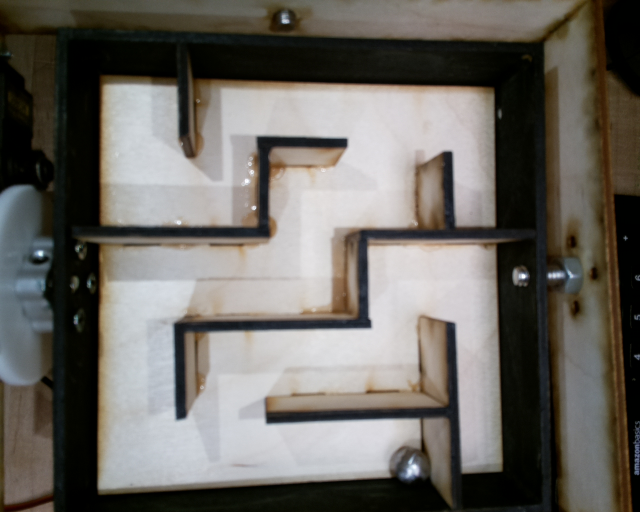
#> input picture maze.jpg, 1280 x 1024 px (shown at 1/2 size)
$ jupyter execute working-30per-maze.ipynb
#> lines starting #> are read from the running program, lines starting #| are printed output that depends on the picture; after the words box and inside, x2 and y2 are one past the last pixel; in counts of white or black regions, pixels touching at a corner belong together
[cell 1]
import numpy as np
import cv2
import timeit
from collections import deque

[cell 2]
def valid_move2(img, row_idx, col_idx):
    # out of left bound
    if row_idx < 0:
        return False
    # out of upper bound
    if col_idx < 0:
        return False
    # out of right bound
    if row_idx >= img.shape[0]:
        return False
    # out of lower bound
    if col_idx >= img.shape[1]:
        return False

    # grayish color - if lower than that, the box is not clear
    black_treshold = np.array([100, 100, 100])
    if np.all(np.less(img[row_idx][col_idx], black_treshold)):
        return False

    # it's a valid move
    return True

[cell 3]
class Node:
    def __init__(self, row, col, prev, color):
        self.row_idx = row
        self.col_idx = col
        self.prev = prev
        self.color = color
        self.seen = False

[cell 4]
def shortest_path2(img, start_row, start_col, end_row, end_col, size=1):
    # inite a queue (FIFO)
    seen_q2 = np.zeros([img.shape[0], img.shape[1]])
    q = deque()

    # create a node object
    node = Node(start_row, start_col, None, None)
    # append the first node to the queue
    q.append(node)

    # while the queue is not empty, continue looking for the end
    while q:
        n = q.popleft()

        # checks if reach the end. if so return the node
        if n.row_idx == end_row and n.col_idx == end_col:
            return n

        # if visited this area, don't visit again
        if seen_q2[n.row_idx][n.col_idx]:
            continue

        # check if can move to left, up, right, down
        # checks left
        if valid_move2(img, n.row_idx, n.col_idx - 1):
            q.append(Node(n.row_idx, n.col_idx - 1, n, None))

        # checks up
        if valid_move2(img, n.row_idx - 1, n.col_idx):
            q.append(Node(n.row_idx - 1, n.col_idx, n, None))

        # checks right
        if valid_move2(img, n.row_idx, n.col_idx + 1):
            q.append(Node(n.row_idx, n.col_idx + 1, n, None))

        # checks down
        if valid_move2(img, n.row_idx + 1, n.col_idx):
            q.append(Node(n.row_idx + 1, n.col_idx, n, None))

        seen_q2[n.row_idx][n.col_idx] = 1


    # if reached here - no path was found
    print("DIDN'T FIND PATH")
    return

[cell 5]
def resize(img, per):

    scale_percent = per # percent of original size
    width = int(img.shape[1] * scale_percent / 100)
    height = int(img.shape[0] * scale_percent / 100)
    dim = (width, height)

    # resize image
    resized = cv2.resize(img, dim, interpolation = cv2.INTER_AREA)

    return resized

[cell 6]
def recolor_img(img):
    # recolor the resized img
    for r in range(img.shape[0]):
        for c in range(img.shape[1]):

            black_treshold = np.array([100,100,100])
            # color black
            if np.any(np.less(img[r][c], black_treshold)):
                img[r][c] = (0,0,0)

            # color white
            else:
                img[r][c] = (255,255,255)

    return img

[cell 7]
# algo
# load image

# load the image
pic = cv2.imread('maze.jpg')
#> pic is the input picture: shape (1024, 1280, 3); mean B, G, R 98.5, 104, 107.5

# resize it to X percent
img_resized = resize(pic, 50)
#> in resize, `resized = cv2.resize(img, dim, interpolation = cv2.INTER_AREA)`:
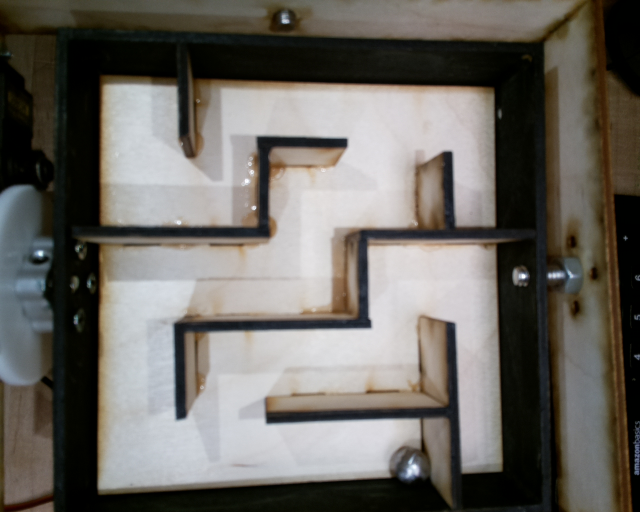
#> resized: shape (512, 640, 3); mean B, G, R 98.6, 104.2, 107.6

# recolor the maze to white and balck
colored_img = recolor_img(img_resized.copy())
#> after the loop in recolor_img, `for r in range(img.shape[0]):`:
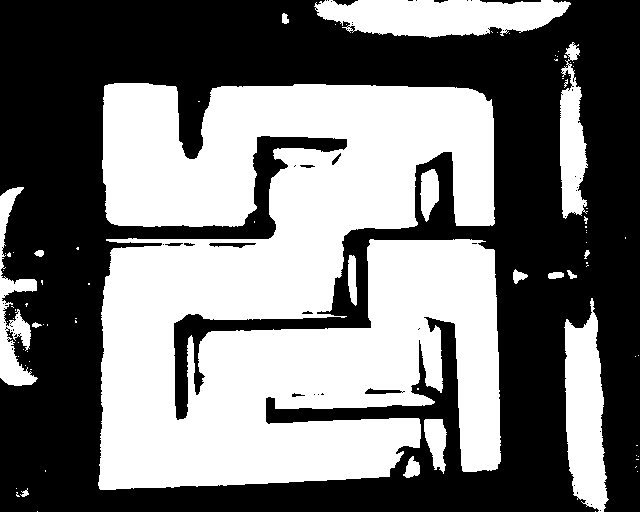
#> img: shape (512, 640, 3); 46.5% white; 83 white regions (66 under 20 px), largest, box (x1, y1, x2, y2) and area: (98, 83, 501, 490) 129935, (314, 0, 571, 38) 7263, (564, 298, 609, 512) 6398

print(colored_img.shape)
#| (512, 640, 3)

# [14 lines of commented-out code are left out]
n = shortest_path2(colored_img, 100,100,410,450,1)
#> after the loop in shortest_path2, `while q:`:
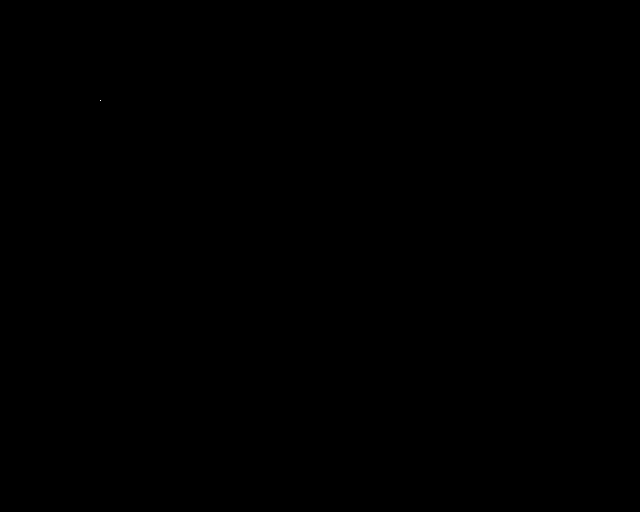
#> seen_q2: shape (512, 640) float64; values 0 (black) and 1 (white), 0% white in thin lines or dots, all inside (x1, y1, x2, y2) = (100, 100, 101, 101)


if n:
    print("Found path")

[cell 8]
# color the path
n1 = n
while n1:
    img_resized[n1.row_idx-1:n1.row_idx+1, n1.col_idx-1:n1.col_idx+1, :] = (0,255,0)
    n1 = n1.prev
#> this loop made 0 passes

# show the path of the original image
cv2.imshow("Colored-IMG", img_resized)

# write the img to current folder
# cv2.imwrite("maze.jpg",img_resized)


# wait to close the window
cv2.waitKey(0)
cv2.destroyAllWindows()

[cell 9]
# load the image
pic = cv2.imread('maze.jpg')

# resize it to X percent
img_resized = resize(pic, 30)
print(img_resized.shape)
#| (307, 384, 3)

# recolor the maze to white and balck
colored_img = recolor_img(img_resized.copy())
#> after the loop in recolor_img (call 2), `for r in range(img.shape[0]):`:
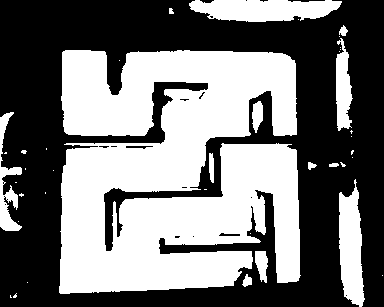
#> img: shape (307, 384, 3); 46.4% white; 39 white regions (26 under 20 px), largest, box (x1, y1, x2, y2) and area: (59, 50, 301, 294) 46718, (189, 0, 342, 22) 2617, (339, 179, 365, 307) 2291

# show the path of the original image
cv2.imshow("Colored-IMG", colored_img)

# wait to close the window
cv2.waitKey(0)
cv2.destroyAllWindows()

[cell 10]
# load the image
pic = cv2.imread('maze.jpg')
# show the path of the original image
cv2.imshow("Colored-IMG", pic)

# wait to close the window
cv2.waitKey(0)
cv2.destroyAllWindows()

[cell 11]
## CHECK


# load the image
pic = cv2.imread('maze.jpg')

# resize it to X percent
img_resized = resize(pic, 30)
print(img_resized.shape)
#| (307, 384, 3)

img_resized[50:55, 50:55, :] = (255,0,0)
#> img_resized: shape (307, 384, 3); mean B, G, R 98.5, 104, 107.5
img_resized[230:235, 270:275, :] = (255,0,0)
#> img_resized: shape (307, 384, 3); mean B, G, R 98.6, 104, 107.4

# show the path of the original image
cv2.imshow("Colored-IMG", img_resized)

# wait to close the window
cv2.waitKey(0)
cv2.destroyAllWindows()

[cell 12]
img_resized[230][270]
#> Out = [255, 0, 0]

$ run again, with img_resized4.jpg copied over maze.jpg
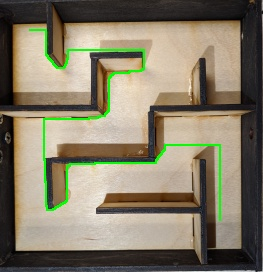
#> input picture img_resized4.jpg, 263 x 272 px
#> pic is the input picture: shape (272, 263, 3); mean B, G, R 104.1, 124.6, 132.5
#> after the loop in recolor_img, `for r in range(img.shape[0]):`:
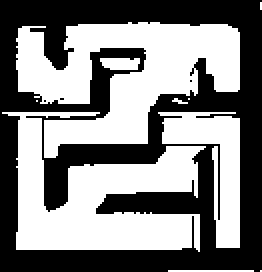
#> img: shape (136, 131, 3) (shown 2 times larger); 51.3% white; 4 black regions (3 under 20 px), largest, box (x1, y1, x2, y2) and area: (0, 0, 131, 136) 8674
#| (136, 131, 3)
#> resized: shape (81, 78, 3)
#| (81, 78, 3)
#| (81, 78, 3)
#> `img_resized[50:55, 50:55, :] = (255,0,0)`:
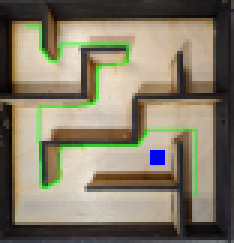
#> img_resized: shape (81, 78, 3) (shown 3 times larger); mean B, G, R 104.4, 123.9, 131.8
